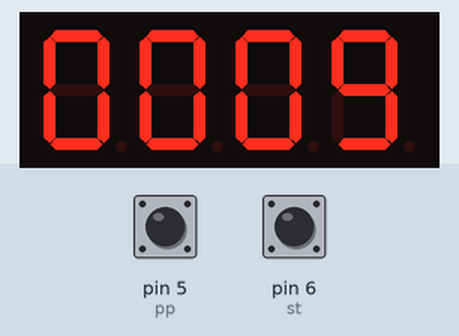
Recording of a sketch running on a simulated Arduino Uno, built with avr-gcc and run on an emulated ATmega328P. On the bench: 4-digit seven-segment display. The inputs (shaded band) are chosen by the test bench; at power-on: pin 5 (pp) LOW, pin 6 (st) LOW.

Above: at 1.2 s.
1.3 s: pin 5 (pp) driven HIGH
2.8 s: pin 5 (pp) driven LOW
At 2.88 s:
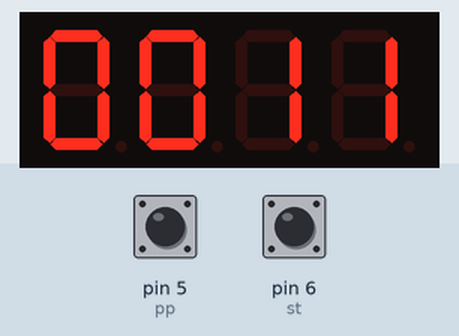
4.3 s: pin 6 (st) driven HIGH
At 4.53 s:
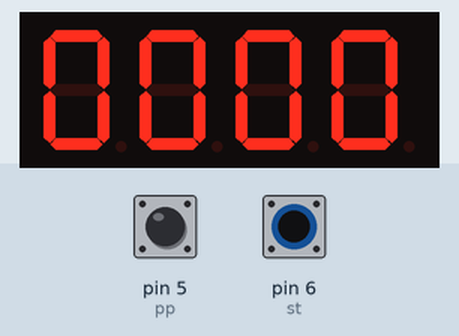

Measured:
- after the input at 1.3 s, every drawn part: stays the same
- after the input at 2.8 s, the display: changes at once (image 1)

The sketch:

code.ino
```cpp
#include <TM1637.h>


int clk = 12, dio = 13, a[4];
unsigned long cnt = 0;


int st = 6, f = 0, b = 0, pp = 5;


TM1637 timer1(clk, dio);


void setup() {
  timer1.init();
  timer1.set(7);


  pinMode(st, INPUT);
  pinMode(pp, INPUT);
}


void loop() {
  if (digitalRead(pp) == LOW) {
    myCounter();
  }

  if(digitalRead(st) == HIGH && f == 0) {
    cnt = 0;
    f = 1;
    allZero();
  }

  if(digitalRead(st) == LOW && f == 1) {
    cnt = 0;
    f = 0;
    allZero();
  }


}


void myCounter() {
  a[0] = cnt / 1000;
  a[1] = (cnt / 100) % 10;
  a[2] = (cnt / 10) % 10;
  a[3] = cnt % 10;


  for (int i = 0 ; i < 4 ; i++) {
    timer1.display(i, a[i]);
  }


  cnt++;
  if (cnt > 9999) {
    cnt = 0;
  }


  delay(100);
}


void allZero() {
  for (int i = 0 ; i < 4 ; i++) {
    timer1.display(i, 0);
  }
}
```
